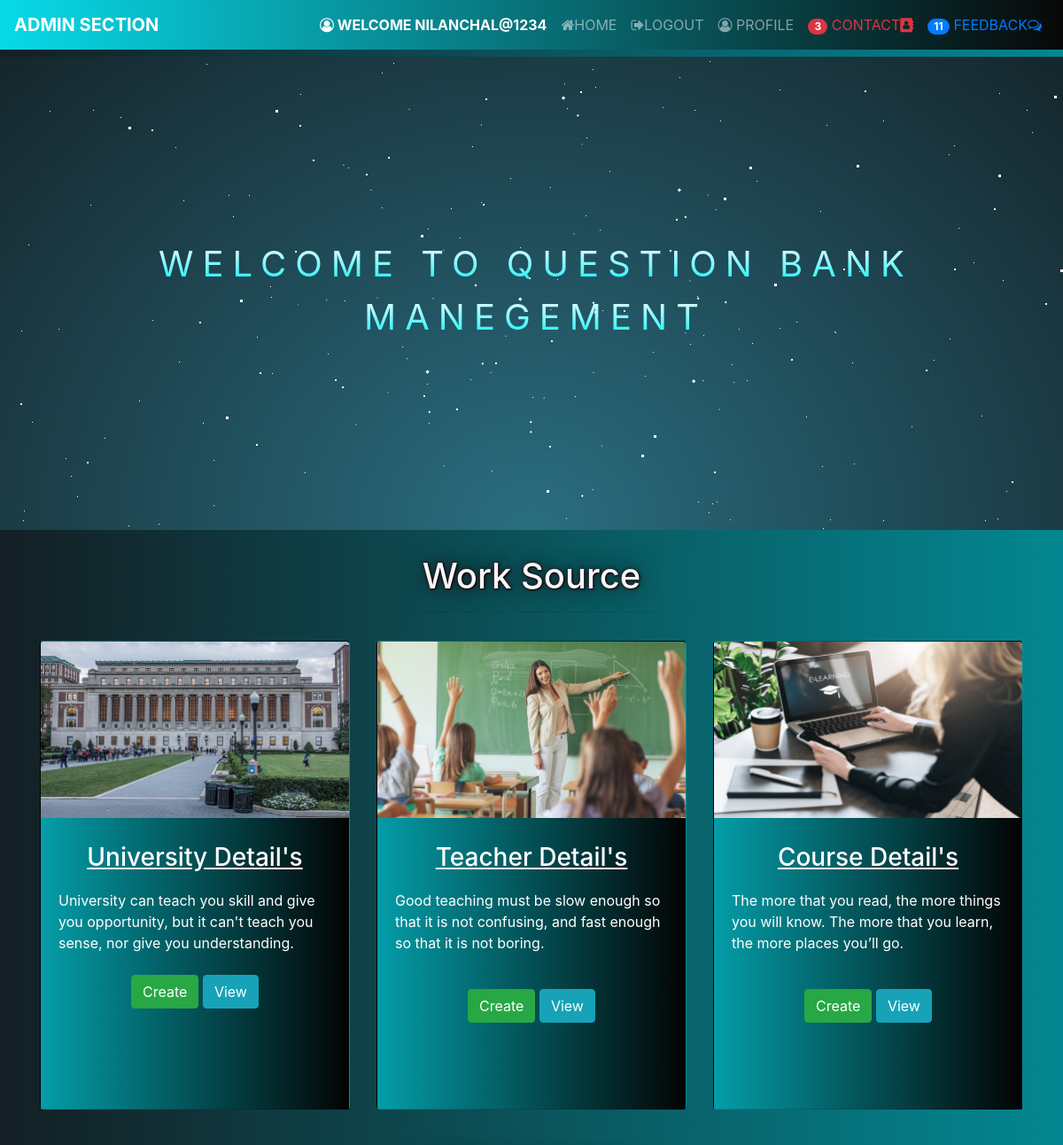
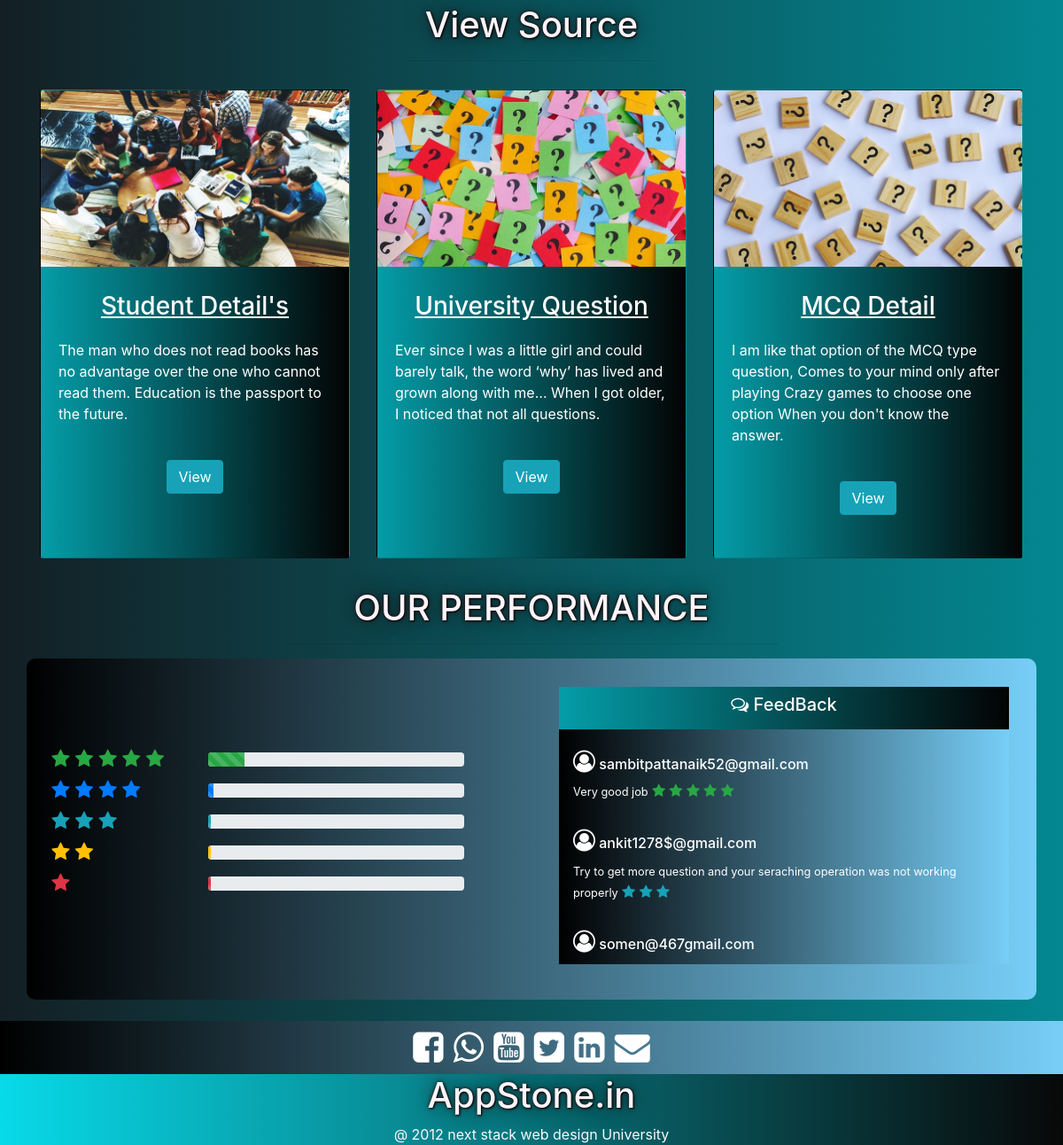
The app's page /Admin/Admin_start.php (signed in) with its own data (2 pictures, top to bottom).
### tables this page shows
CREATE TABLE `feedback` (
  `f_id` int(11) NOT NULL,
  `f_email` varchar(255) NOT NULL,
  `f_rate` varchar(255) NOT NULL,
  `f_massage` varchar(255) NOT NULL,
  `seen` varchar(255) NOT NULL
);

### Admin/Admin_start.php (the view, shortened to what the rows shown need)
<!DOCTYPE html>
<html lang="en">
<head>
    <link rel="stylesheet" href="../style/bootstrap.min.css">
    <link rel="stylesheet" href="https://stackpath.bootstrapcdn.com/font-awesome/4.7.0/css/font-awesome.min.css">
    <link rel="stylesheet" href="./style.css">
    <link rel="stylesheet" href="./Animation.css">
</head>
<body>
    <section>
        <div class="container mt-1">
            <div class="row">
                <div class="col-lg-12 col-md-12 col-12">
                    <div class="text-center pt-4">
                        <h1>Work Source</h1>
                    </div>
                </div>
            </div>
        </div>
    </section>
    <section>
        <div class="container mt-1">
           <div class="row">
                <div class="col-lg-12 col-md-12 col-12">
                    <div class="text-center pt-4">
                        <h1>View Source</h1>
                    </div>
                </div>
            </div>
        </div>
    </section>
    <section>
        <div class="container">
            <div class="my-3 text-center">
              <h1> OUR PERFORMANCE </h1>
            </div>
            <div class="row" id="s_register">
              <div class="col-lg-6 col-md-6 col-12 my-3">
                  <div id="feed" class="p-3">
                      <div id="scroll_question1" class="mb-2 pt-2">
                                <?php
                                   if(isset($_SESSION['user_pass']))
                                   {
                                        $conn = new mysqli("localhost", "root", "", "question_bank_db");
                                        $sql = "SELECT * FROM feedback WHERE 1 ORDER BY f_id DESC";
                                        $result = $conn->query($sql);
                                            if($result->num_rows > 0){
                                                while($row = $result->fetch_assoc()){
                                                    echo "<div class=\"p-3\">
                                                            <h6><i class='fa fa-user-circle-o' aria-hidden='true' style=\"font-size:25px\"></i> ".$row['f_email']."</h6>
                                                            <small>".$row['f_massage']."</small>";
                                                            if($row['f_rate'] == "5"){
                                                                echo '<span>
                                                                        <i class="fa fa-star text-success" aria-hidden="true"></i>
                                                                        <i class="fa fa-star text-success" aria-hidden="true"></i>
                                                                        <i class="fa fa-star text-success" aria-hidden="true"></i>
                                                                        <i class="fa fa-star text-success" aria-hidden="true"></i>
                                                                        <i class="fa fa-star text-success" aria-hidden="true"></i>
                                                                      </span>';
                                                            }
                                                            else if($row['f_rate'] == "4"){
                                                                echo '<span>
                                                                        <i class="fa fa-star text-primary" aria-hidden="true"></i>
                                                                        <i class="fa fa-star text-primary" aria-hidden="true"></i>
                                                                        <i class="fa fa-star text-primary" aria-hidden="true"></i>
                                                                        <i class="fa fa-star text-primary" aria-hidden="true"></i>
                                                                      </span>';
                                                            }
                                                            else if($row['f_rate'] == "3"){
                                                                echo '<span>
                                                                        <i class="fa fa-star text-info" aria-hidden="true"></i>
                                                                        <i class="fa fa-star text-info" aria-hidden="true"></i>
                                                                        <i class="fa fa-star text-info" aria-hidden="true"></i>
                                                                      </span>';
                                                            }
                                                            else if($row['f_rate'] == "2"){
                                                                echo '<span>
                                                                        <i class="fa fa-star text-warning" aria-hidden="true"></i>
                                                                        <i class="fa fa-star text-warning" aria-hidden="true"></i>
                                                                      </span>';
                                                            }
                                                            else{
                                                                echo '<span>
                                                                        <i class="fa fa-star text-danger" aria-hidden="true"></i>
                                                                      </span>';
                                                            }
                                                    echo "</div>";
                                                }
                                            }
                                    }
                                    else{
                                        header("location:../Admin_login.html");
                                    }
                                ?>
                    </div>
                </div>
              </div>
        </div>
      </div>
    </section>
    <section>
        <div class="container-fluid bg-dark" id="footer2">
            <div class="row justify-content-lg-center">
            <div class="col-lg-6 col-md-6 col-12 text-center">
                <h1 class="text-center">AppStone.in</h1>
            </div>
            </div>
        </div>
    </section>
</body>
</html>

### records on screen
feedback: f_email "sambitpattanaik52@gmail.com", f_massage "Very good job", f_rate "5" (drawn)
feedback: f_email "ankit1278$@gmail.com", f_massage "Try to get more question and your seraching operation was not working properly", f_rate "3" (drawn)
feedback: f_email "somen@467gmail.com", f_rate "1" (drawn)

### other values on screen
$_SESSION["user_data"] "NILANCHAL@1234"
$key "3"
$key1 "11"
